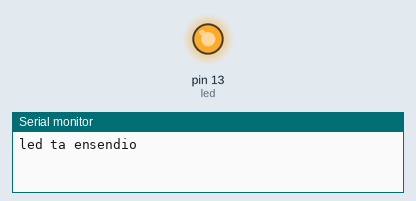
The sketch below on a simulated Arduino Uno, built with avr-gcc and run on an emulated ATmega328P. Parts: output pins drawn as LEDs (lit = HIGH), the last lines printed to the serial monitor.

Above: at 1.5 s.
At 4.5 s:
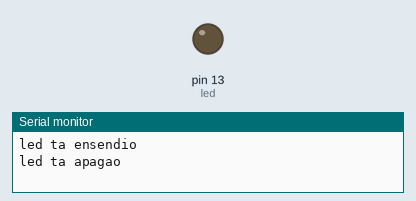
Timing chart, 0 to 7.8 s (numbered marks = the images above):
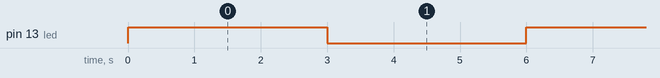

Measured:
- by itself, pin 13 (led): alternates HIGH for 3.0 s and LOW for 3.0 s

The sketch:

_parpadeo_led_3_segundos.ino
```cpp
/* Parpadeo led no integrado en la placa */

int led=13; //Se declara la variable del led no integrado en el pin 13

void setup()
{
  pinMode(led, OUTPUT); // para elegir la salida digital
  digitalWrite(led, LOW); // para que se inicialice el LED apagado
  Serial.begin(9600); //
  }

void loop()
{
  digitalWrite(led, HIGH); //para encender el led
  Serial.println("led ta ensendio "); //Irá en línea
  delay(3000); //el tiempo que tardará en encenderse
  digitalWrite(led, LOW); //para apagar el LED
  Serial.println("led ta apagao "); //Irá en línea
  delay(3000); //el tiempo que tardará en apagarse
}
```
